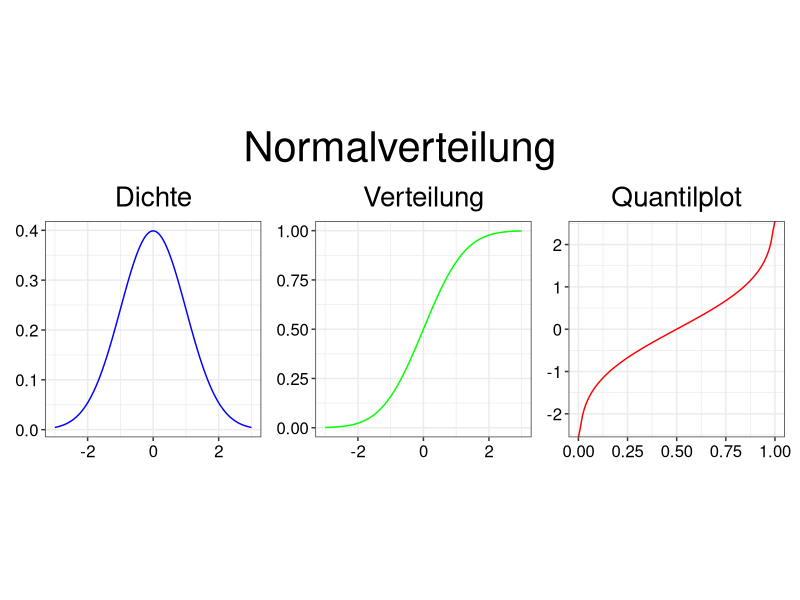

Recreate this plot in R.
library(ggplot2)
library(patchwork)

single_plot <- function(data, color, title, aspect_ratio=1) {
  gg <- ggplot(data, aes(x = x, y = y)) +
    geom_line(color = color) +
    labs(x = NULL, y = NULL) +   
    ggtitle(title) +
    theme_bw() +    
    theme(plot.title = element_text(size=20, color = "black", hjust = 0.5), 
          axis.text = element_text(size = 12, color = "black"),
          aspect.ratio=aspect_ratio)
}

combined_plot <- function(x, dfunc, pfunc, qfunc, distribution_name) {
  pdf_data  <- data.frame(x = x, y = dfunc(x))
  pdf_graph <- single_plot(pdf_data, "blue", "Dichte")
  
  cdf_data  <- data.frame(x = x, y = pfunc(x))
  cdf_graph <- single_plot(cdf_data, "green", "Verteilung")
  
  p <- seq(0, 1, length=100)
  quantiles  <- data.frame(x = p, y = qfunc(p))
  quantile_graph <- single_plot(quantiles, "red", "Quantilplot")
  
  (pdf_graph | cdf_graph | quantile_graph) +
    plot_annotation( title = distribution_name, theme = theme(plot.title = element_text(size = 30, hjust = 0.5) ) )
}
x <- seq(-3, 3, length=100)
combined_plot(x, dnorm, pnorm, qnorm, "Normalverteilung")

